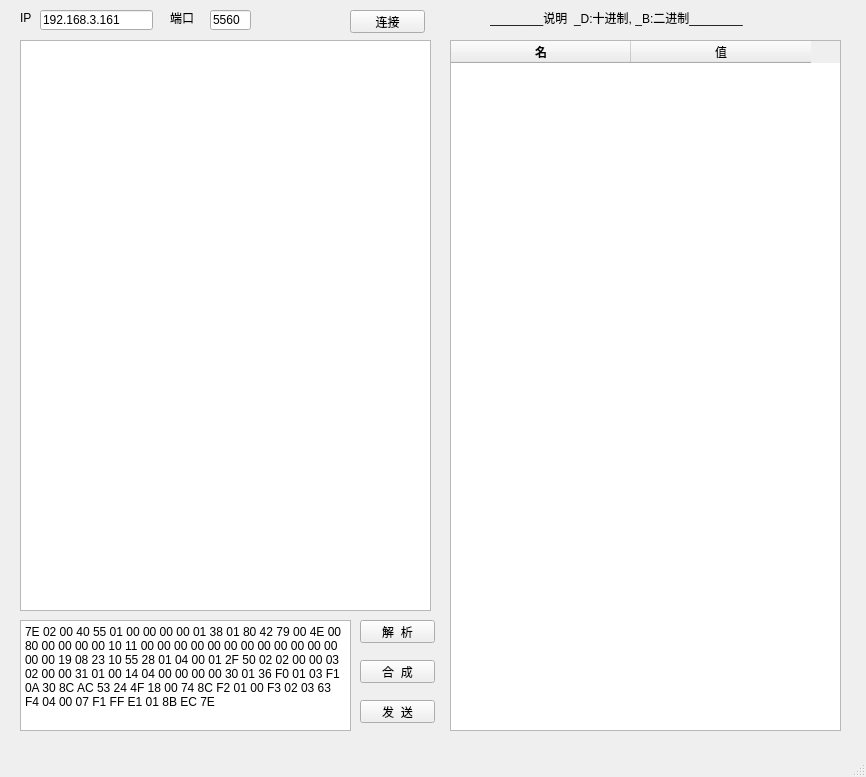
<?xml version="1.0" encoding="UTF-8"?>
<ui version="4.0">
 <class>MainWindow</class>
 <widget class="QMainWindow" name="MainWindow">
  <property name="geometry">
   <rect>
    <x>0</x>
    <y>0</y>
    <width>866</width>
    <height>777</height>
   </rect>
  </property>
  <property name="windowTitle">
   <string>MainWindow</string>
  </property>
  <widget class="QWidget" name="centralwidget">
   <widget class="QTextEdit" name="textEdit">
    <property name="geometry">
     <rect>
      <x>20</x>
      <y>620</y>
      <width>331</width>
      <height>111</height>
     </rect>
    </property>
    <property name="html">
     <string>&lt;!DOCTYPE HTML PUBLIC &quot;-//W3C//DTD HTML 4.0//EN&quot; &quot;http://www.w3.org/TR/REC-html40/strict.dtd&quot;&gt;
&lt;html&gt;&lt;head&gt;&lt;meta name=&quot;qrichtext&quot; content=&quot;1&quot; /&gt;&lt;style type=&quot;text/css&quot;&gt;
p, li { white-space: pre-wrap; }
&lt;/style&gt;&lt;/head&gt;&lt;body style=&quot; font-family:'SimSun'; font-size:9pt; font-weight:400; font-style:normal;&quot;&gt;
&lt;p style=&quot; margin-top:0px; margin-bottom:0px; margin-left:0px; margin-right:0px; -qt-block-indent:0; text-indent:0px;&quot;&gt;7E 02 00 40 55 01 00 00 00 00 01 38 01 80 42 79 00 4E 00 80 00 00 00 00 10 11 00 00 00 00 00 00 00 00 00 00 00 00 00 00 19 08 23 10 55 28 01 04 00 01 2F 50 02 02 00 00 03 02 00 00 31 01 00 14 04 00 00 00 00 30 01 36 F0 01 03 F1 0A 30 8C AC 53 24 4F 18 00 74 8C F2 01 00 F3 02 03 63 F4 04 00 07 F1 FF E1 01 8B EC 7E&lt;/p&gt;&lt;/body&gt;&lt;/html&gt;</string>
    </property>
   </widget>
   <widget class="QLabel" name="label_2">
    <property name="geometry">
     <rect>
      <x>490</x>
      <y>10</y>
      <width>311</width>
      <height>16</height>
     </rect>
    </property>
    <property name="text">
     <string>________说明  _D:十进制, _B:二进制________</string>
    </property>
   </widget>
   <widget class="QTableWidget" name="tableWidget">
    <property name="geometry">
     <rect>
      <x>450</x>
      <y>40</y>
      <width>391</width>
      <height>691</height>
     </rect>
    </property>
    <attribute name="horizontalHeaderCascadingSectionResizes">
     <bool>true</bool>
    </attribute>
    <attribute name="horizontalHeaderDefaultSectionSize">
     <number>180</number>
    </attribute>
    <column>
     <property name="text">
      <string>名</string>
     </property>
     <property name="font">
      <font>
       <weight>75</weight>
       <bold>true</bold>
      </font>
     </property>
    </column>
    <column>
     <property name="text">
      <string>值</string>
     </property>
    </column>
   </widget>
   <widget class="QPushButton" name="Button_apart">
    <property name="geometry">
     <rect>
      <x>360</x>
      <y>620</y>
      <width>75</width>
      <height>23</height>
     </rect>
    </property>
    <property name="text">
     <string>解  析</string>
    </property>
   </widget>
   <widget class="QPushButton" name="Button_join">
    <property name="geometry">
     <rect>
      <x>360</x>
      <y>660</y>
      <width>75</width>
      <height>23</height>
     </rect>
    </property>
    <property name="text">
     <string>合  成</string>
    </property>
   </widget>
   <widget class="QTableWidget" name="tableWidget_2">
    <property name="geometry">
     <rect>
      <x>890</x>
      <y>20</y>
      <width>361</width>
      <height>811</height>
     </rect>
    </property>
    <attribute name="horizontalHeaderDefaultSectionSize">
     <number>170</number>
    </attribute>
    <column>
     <property name="text">
      <string>name</string>
     </property>
    </column>
    <column>
     <property name="text">
      <string>value</string>
     </property>
    </column>
   </widget>
   <widget class="QPushButton" name="Button_send">
    <property name="geometry">
     <rect>
      <x>360</x>
      <y>700</y>
      <width>75</width>
      <height>23</height>
     </rect>
    </property>
    <property name="text">
     <string>发  送</string>
    </property>
   </widget>
   <widget class="QTextEdit" name="textEdit_log">
    <property name="geometry">
     <rect>
      <x>20</x>
      <y>40</y>
      <width>411</width>
      <height>571</height>
     </rect>
    </property>
   </widget>
   <widget class="QLineEdit" name="lineEdit_IP">
    <property name="geometry">
     <rect>
      <x>40</x>
      <y>10</y>
      <width>113</width>
      <height>20</height>
     </rect>
    </property>
    <property name="text">
     <string>192.168.3.161</string>
    </property>
   </widget>
   <widget class="QLabel" name="label">
    <property name="geometry">
     <rect>
      <x>20</x>
      <y>10</y>
      <width>21</width>
      <height>16</height>
     </rect>
    </property>
    <property name="text">
     <string>IP</string>
    </property>
   </widget>
   <widget class="QLabel" name="label_3">
    <property name="geometry">
     <rect>
      <x>170</x>
      <y>10</y>
      <width>31</width>
      <height>16</height>
     </rect>
    </property>
    <property name="text">
     <string>端口</string>
    </property>
   </widget>
   <widget class="QLineEdit" name="lineEdit_port">
    <property name="geometry">
     <rect>
      <x>210</x>
      <y>10</y>
      <width>41</width>
      <height>20</height>
     </rect>
    </property>
    <property name="text">
     <string>5560</string>
    </property>
   </widget>
   <widget class="QPushButton" name="Button_conn">
    <property name="geometry">
     <rect>
      <x>350</x>
      <y>10</y>
      <width>75</width>
      <height>23</height>
     </rect>
    </property>
    <property name="text">
     <string>连接</string>
    </property>
   </widget>
   <zorder>textEdit</zorder>
   <zorder>label_2</zorder>
   <zorder>tableWidget</zorder>
   <zorder>Button_apart</zorder>
   <zorder>Button_join</zorder>
   <zorder>tableWidget_2</zorder>
   <zorder>Button_send</zorder>
   <zorder>lineEdit_IP</zorder>
   <zorder>label</zorder>
   <zorder>label_3</zorder>
   <zorder>lineEdit_port</zorder>
   <zorder>Button_conn</zorder>
   <zorder>textEdit_log</zorder>
  </widget>
  <widget class="QMenuBar" name="menubar">
   <property name="geometry">
    <rect>
     <x>0</x>
     <y>0</y>
     <width>866</width>
     <height>23</height>
    </rect>
   </property>
  </widget>
  <widget class="QStatusBar" name="statusbar"/>
 </widget>
 <resources/>
 <connections/>
</ui>
